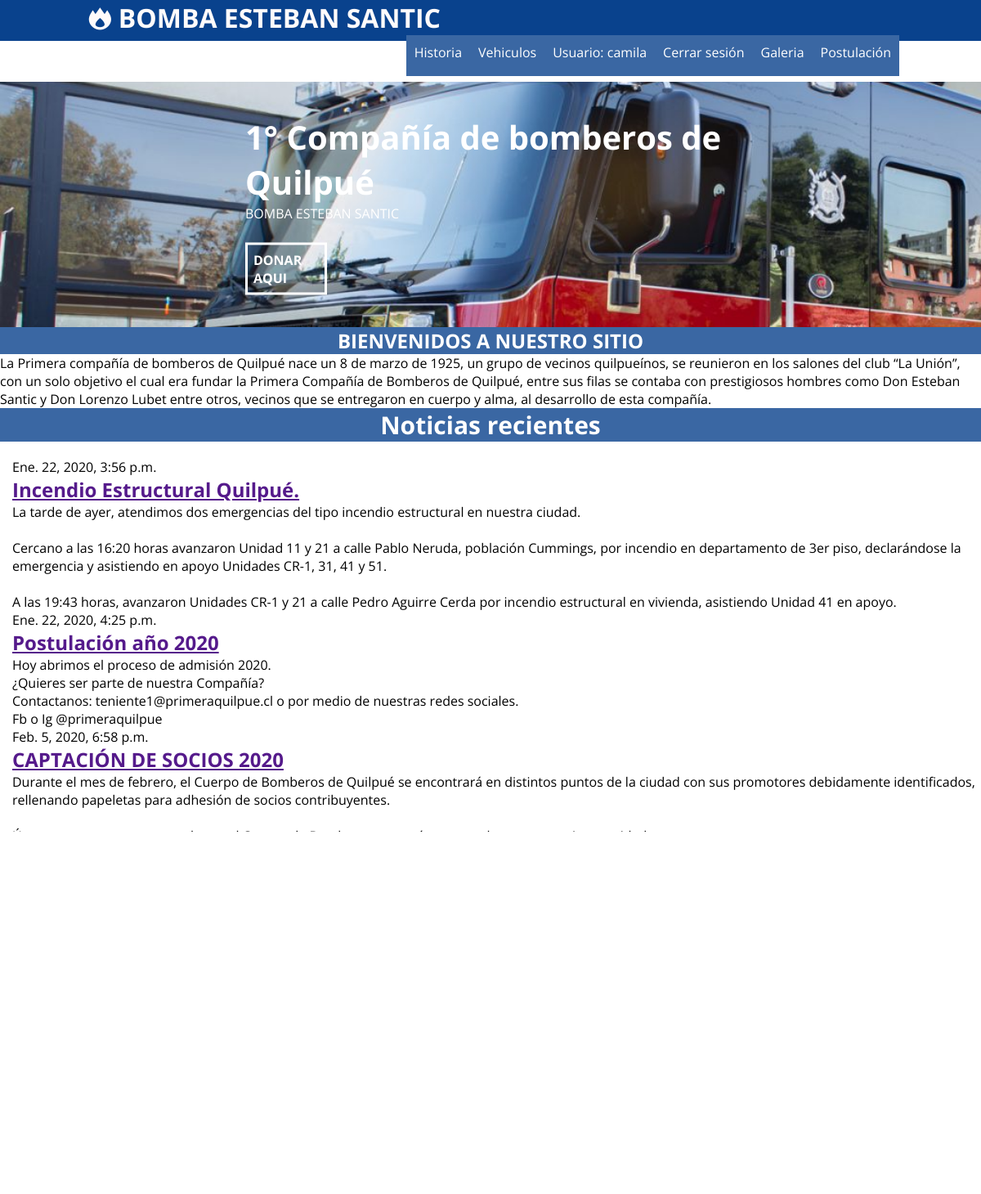
The app's page / (signed in) with its own data.
### blog/models.py (models this page shows, shortened)
class Post(models.Model):
    author = models.ForeignKey('auth.User', on_delete=models.CASCADE)
    title = models.CharField(max_length=200)
    text = models.TextField()
    created_date = models.DateTimeField(
            default=timezone.now)
    published_date = models.DateTimeField(
            blank=True, null=True)

### blog/views.py (the view)
# urls.py: path('', views.post_list, name='post_list'),
def post_list(request):
    posts = Post.objects.filter(published_date__lte=timezone.now()).order_by('published_date')
    return render(request, 'blog/post_list.html', {'posts': posts})

### blog/templates/blog/post_list.html
{% extends 'blog/base.html' %}
{% block content %}
    {% for post in posts %}
    <div class="content container">
            <div class="row">
                    <div class="post">
                        <div class="date">
                             {{ post.published_date }}
                        </div>
                            <h2><a href="">{{ post.title }}</a></h2>
                            <p>{{ post.text|linebreaksbr }}</p>
                    </div>
            </div>
    </div>
    {% endfor %}
{% endblock %}

### blog/templates/blog/base.html (shortened to what this page needs)
{% load static %}
<!DOCTYPE html>
<html lang="en">
{% load pwa %}
<head>
{% load static %}
    <link rel="stylesheet" href="{% static 'blog/css/fontello.css' %}">
    <link rel="stylesheet" href="{% static 'blog/css/formulario.css' %}">
    <link rel="stylesheet" href="{% static 'blog/css/banner.css' %}">
    <link rel="stylesheet" href="{% static 'blog/css/menu.css' %}">
    <link rel="stylesheet" href="{% static 'blog/css/style.css' %}">
    <link rel="stylesheet" href="{% static 'blog/css/carrousel.css' %}">
<body>
 <header>
     <div class="contenedor">
         <h1 class="icon-fire-station">BOMBA ESTEBAN SANTIC</h1>
         <nav class="menu">
            <a href="" target="#">Historia</a>
            <a href="{% url 'vehiculos'%}" target="#">Vehiculos </a>
            {% if user.is_authenticated %}
            <a href="#">Usuario: {{ user.username }}</a>
            <a href="{% url 'logout' %}">Cerrar sesión</a>
            {% else %}
            <a href="{% url 'login' %}">Iniciar sesión</a>
            {% endif %}
            <a href="{% url 'galeria'%}">Galeria</a>
            <a href="{% url 'formulario'%}">Postulación</a>
         </nav>
     </div>
    </header>
    <main>
        <section id="banner">
            <img src="{% static 'blog/imagenes/Bomberos_equipo.jpg' %}">
            <div class="contenedor2">
                <h2>1° Compañía de bomberos de Quilpué</h2>
                <p>BOMBA ESTEBAN SANTIC</p>
                <h4> <a href="#">DONAR AQUI</a> </h4>
            </div>
        </section>
        <section id= "bienvenidos">
            <h2>BIENVENIDOS A NUESTRO SITIO</h2>
            <p>La Primera compañía de bomberos de Quilpué nace un 8 de marzo de 1925, un grupo de vecinos quilpueínos, se reunieron en los salones del club “La Unión”, con un solo objetivo el cual era fundar la Primera Compañía de Bomberos de Quilpué, entre sus filas  se contaba con prestigiosos hombres como Don Esteban Santic y Don Lorenzo Lubet entre otros, vecinos que se entregaron en cuerpo y alma, al desarrollo de esta compañía.</p>
        </section>
        <section id="blog">
            <h3> Noticias recientes </h3>
        </section>
            {% block content %}
            {% endblock  %}
        <section id="info">
            <h2>Unidades activas en rescate</h2>
            <div class="contenedor4">
                <div class="info-unidad">
                    <img src="{% static 'blog/imagenes/unidad11.jpg' %}" alt="unidad11">
                    <h4>UNIDAD 11</h4>
                </div>
                <div class="info-unidad">
                    <img src="{% static 'blog/imagenes/unidad12.jpg' %}" alt="unidad12">
                    <h4>UNIDAD 12</h4>
                </div>
                <div class="info-unidad">
                    <img src="{% static 'blog/imagenes/unidad13.jpg' %}" alt="unidad13">
                    <h4>UNIDAD 13</h4>
                </div>
            </div>
        </section>
    </main>
    <footer>
        <div class="contenedor5">
            <p class="copy">Bomba Esteban Santic &copy; 2020</p>
            <div class="sociales">
                <a class="icon-facebook-official" href="#"></a>
                <a class="icon-twitter" href="#"></a>
                <a class="icon-instagram" href="#"></a>
                <a class="icon-mail" href="#"></a>
            </div>
        </div>
    </footer>
</body>
</html>

### blog/static/blog/css/formulario.css (style rules this page uses)
body { background: #fff; margin: 0; }
h3 { background: rgb(58, 103, 163); color:#fff; text-align: center; margin: 0; font-size: 30px; margin-bottom: 20px; }

### blog/static/blog/css/banner.css (style rules this page uses)
#banner { margin-top: 100px; position: relative; }
#banner img { width: 150%; height: 150%; }
#banner .contenedor2 { position: absolute; top: 50%; left: 50%; transform: translateX(-50%) translateY(-50%); color: #ffffff; }
#banner h2 { font-size: 28px; }
#banner a { display: block; width: 100px; color: #ffffff; text-decoration: none; padding: 7px; margin-top: 10px; border: 3px solid #ffffff; }
@media (min-width: 480px) { #banner h2 { font-size: 40px; } }
@media (min-width: 480px) { #banner a { margin-top: 25px; } }
@media (min-width: 768px) { #banner { height: 300px; overflow: hidden; } }
@media (min-width: 768px) { #banner img { height: auto; margin-top: -100px; } }
@media (min-width: 1024px) { #banner img { margin-top: -350px; } }

### blog/static/blog/css/menu.css (style rules this page uses)
.menu { position: absolute; top: 50px; left: 0; width: 100%; height: 100vh; background: rgb(58, 103, 163); transition: all 0.5s; transform: translateX(-100%); }
.menu a { display: block; color:#fff; height: 50px; text-decoration: none; padding: 10px; border-bottom: 1 px solid rgba(255,255,255,0.3); }
@media (min-width:1024px) { .menu { position: static; width: auto; height: auto; transform: translateX(0%); float: right; display: flex; } }
@media (min-width:1024px) { .menu a { border: none; } }

### blog/static/blog/css/style.css (style rules this page uses)
* { margin: 0; padding: 0; box-sizing: border-box; }
body { font-family: 'Open Sans', sans-serif; }
header { width: 100%; height: 50px; background: rgb(9, 66, 141); color: rgb(255, 251, 251); position: fixed; top: 0; left: 0; z-index: 100; }
.contenedor { width: 98%; margin: auto; }
h1 { float: left; }
header .contenedor { display: table; }
section { width: 100%; }
#bienvenidos { margin-top: 5%; }
#bienvenidos h2 { text-align: center; background: rgb(58, 103, 163); color: #fff; }
#bienvenidos p { margin-top: 0px; }
footer .contenedor5 { display: flex; flex-wrap: wrap; justify-content: center; padding-bottom: 25px; }
.copy { font-size: 20px; text-align: center; }
.sociales { width: 100%; text-align: center; font-size: 28px; }
.sociales a { color: #333; text-decoration: none; }
@media (min-width:768px) { .sociales { width: auto; } }
@media (min-width:768px) { footer .contenedor5 { justify-content: space-between; } }
@media (min-width:1024px) { .contenedor { width: 1000px; } }
@media (min-width:1024px) { #bienvenidos { margin-top: 0; } }

### blog/static/blog/css/blog.css (style rules this page uses)
#blog h3, h5 { text-align: center; }
#blog h3 { background: rgb(58, 103, 163); color:#fff; text-align: center; margin: 0; font-size: 30px; margin-bottom: 20px; }
.row { padding-left: 15px; color: #000000; text-decoration: none; }

### blog/static/blog/css/info.css (style rules this page uses)
#info { background: rgb(9, 66, 141); color: #fff; text-align: center; padding: 20px; }
#info .contenedor4 { display: flex; flex-wrap: wrap; justify-content: center; }
.info-unidad { margin: 20px; }
.info-unidad img { width: 180px; height: 180px; border-radius: 60%; border: 7px solid #fff; }
@media (min-width: 480px) { .info-unidad { width: 40%; } }
@media (min-width: 1024px) { .info-unidad { width: auto; } }

### records on screen
Post: published_date "Ene. 22, 2020, 3:56 p.m.", title "Incendio Estructural Quilpué.", text "La tarde de ayer, atendimos dos emergencias del tipo incendio estructural en nuestra ciudad. Cercano a las 16:20 horas avanzaron Unidad 11 y 21 a calle Pablo Neruda, población Cummings, por incendio en departamento de 3er piso, declarándose la emergencia y asistiendo en apoyo Unidades CR-1, 31, 41 y 51. A las 19:43 horas, avanzaron Unidades CR-1 y 21 a calle Pedro Aguirre Cerda por incendio estructural en vivienda, asistiendo Unidad 41 en apoyo."
Post: published_date "Ene. 22, 2020, 4:25 p.m.", title "Postulación año 2020", text "Hoy abrimos el proceso de admisión 2020. ¿Quieres ser parte de nuestra Compañía? Contactanos: teniente1@primeraquilpue.cl o por medio de nuestras redes sociales. Fb o Ig @primeraquilpue"
Post: published_date "Feb. 5, 2020, 6:58 p.m.", title "CAPTACIÓN DE SOCIOS 2020", text "Durante el mes de febrero, el Cuerpo de Bomberos de Quilpué se encontrará en distintos puntos de la ciudad con sus promotores debidamente identificados, rellenando papeletas para adhesión de socios contribuyentes. Únete con un aporte mensual para el Cuerpo de Bomberos y estarás aportando con tu propia seguridad."

### other values on screen
{{ user.username }} "camila"
